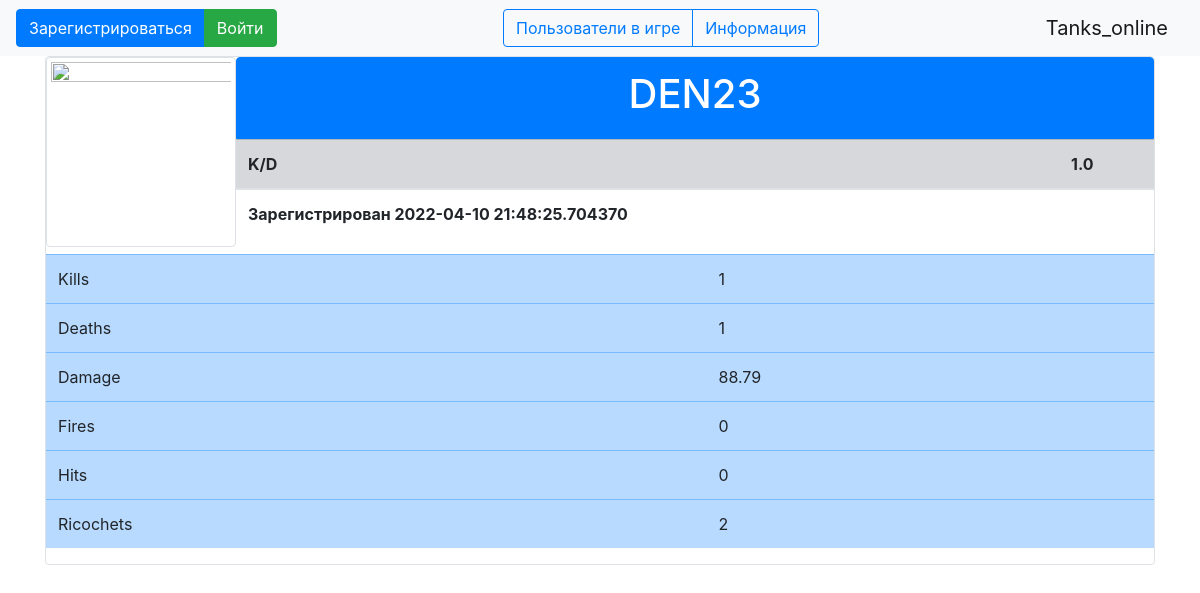
Screenshot of /player/3 with the database file from the repository.
### data/users.py (models this page shows, shortened)
class User(SqlAlchemyBase, UserMixin):
    __tablename__ = 'users'
    id = sqlalchemy.Column(sqlalchemy.Integer, primary_key=True, autoincrement=True)
    surname = sqlalchemy.Column(sqlalchemy.String, nullable=True)
    name = sqlalchemy.Column(sqlalchemy.String, nullable=True)
    age = sqlalchemy.Column(sqlalchemy.Integer, nullable=True)
    email = sqlalchemy.Column(sqlalchemy.String, unique=True, nullable=True)
    nickname = sqlalchemy.Column(sqlalchemy.String, unique=True, nullable=True)
    hashed_password = sqlalchemy.Column(sqlalchemy.String, nullable=True)
    game_stat = sqlalchemy.Column(sqlalchemy.String, nullable=True)
    modified_date = sqlalchemy.Column(sqlalchemy.DateTime, default=datetime.datetime.now)

### data/stats.py (models this page shows)
class Stats(SqlAlchemyBase):
    __tablename__ = 'statistics'
    id = sqlalchemy.Column(sqlalchemy.Integer,
                           primary_key=True, autoincrement=True)
    player_mail = sqlalchemy.Column(sqlalchemy.String, sqlalchemy.ForeignKey("users.email"), unique=True)
    kills = sqlalchemy.Column(sqlalchemy.Integer, nullable=True)
    deaths = sqlalchemy.Column(sqlalchemy.Integer, nullable=True)
    rik = sqlalchemy.Column(sqlalchemy.Integer, nullable=True)
    hits = sqlalchemy.Column(sqlalchemy.Integer, nullable=True)
    fires = sqlalchemy.Column(sqlalchemy.Integer, nullable=True)
    damage = sqlalchemy.Column(sqlalchemy.Float, nullable=True)
    user = orm.relation('User')

### web.py (the view)
    @app.route("/player/<int:id>")
    def player(id):
        user = db_sess.query(User).filter(User.id == id).first()
        stat = db_sess.query(Stats).filter(Stats.player_mail == user.email).first()
        deaths = 1 if stat.deaths == 0 else stat.deaths
        kd = round(stat.kills / deaths, 2)
        return render_template("player.html", stat=stat, kd=kd, user=user)

### templates/player.html (shortened to what this page needs)
{% extends "base.html" %}
{% block content %}
<div class="col-md6 border rounded" align="center" id="load">
<img src="https://ob-kassa.ru/content/front/buhoskol_tmp1/images/reviews-icon.jpg" class="img-thumbnail" height="190px" width="190px" align="left">
<div class="list-group">
  <button type="button" class="list-group-item list-group-item-action active" aria-current="true">
    <h1>{{user.nickname}}</h1>
  </button>
    <table class="table">
       <thead>
           <tr class="table-secondary">
             <th scope="col">K/D</th>
             <th scope="col">{{kd}}</th>
           </tr>
       </thead>
       <tbody>
       <tr>
         <th rowspan="2">Зарегистрирован {{user.modified_date}}</th>
       </tr>
       </tbody>
    </table>
</div>
  <table class="table" align="center">
     <tbody>
     <tr class="table-primary">
       <td scope="row">Kills</td>
       <td>{{stat.kills}}</td>
     </tr>
     <tr class="table-primary">
       <td scope="row">Deaths</td>
       <td>{{stat.deaths}}</td>
     </tr>
     <tr class="table-primary">
       <td scope="row">Damage</td>
       <td>{{stat.damage}}</td>
     </tr>
     <tr class="table-primary">
       <td scope="row">Fires</td>
       <td>{{stat.fires}}</td>
     </tr>
     <tr class="table-primary">
       <td scope="row">Hits</td>
       <td>{{stat.hits}}</td>
     </tr>
     <tr class="table-primary">
       <td scope="row">Ricochets</td>
       <td>{{stat.rik}}</td>
     </tr>
     </tbody>
  </table>
</div>
{% endblock %}

### rows the page displays
User: nickname "DEN23", modified_date "2022-04-10 21:48:25.704370"
Stats: kills "1", deaths "1", damage "88.79", fires "0", hits "0", rik "2"

### other values shown
{{ kd }} "1.0"
